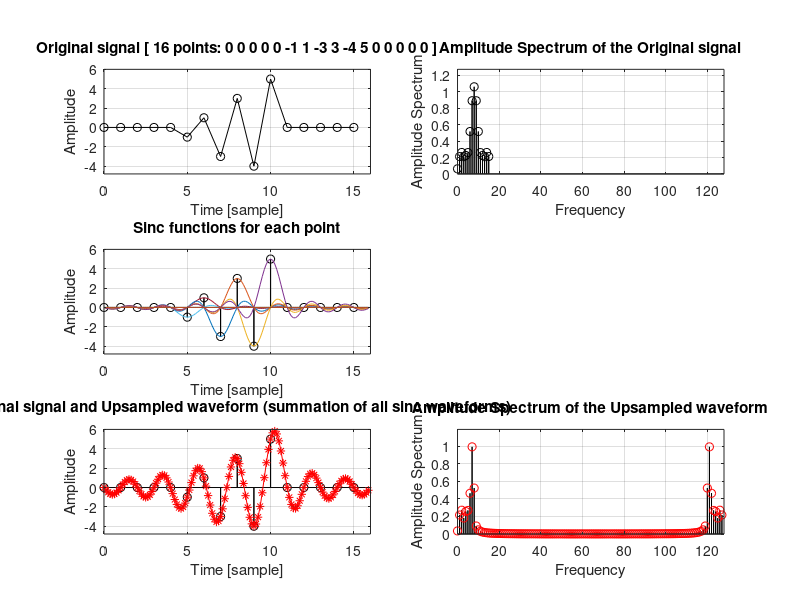

The MATLAB script that drew this image:
%%%%%%%%%%%%%%%%%%%%%%%%%%%%%%%%%%%%%%%%%%%%%%%%%%%%%%%%%%%%%%%%%%%%%%%%%%%
% Sinc Interpolation Demo for Applied Electronic Engineering Class
%  (compatible with Matlab/Octave)
%    by Yoshiki NAGATANI, Kobe City College of Technology
%    https://github.com/nagataniyoshiki
% 
%   rev. 20170509: First version
%%%%%%%%%%%%%%%%%%%%%%%%%%%%%%%%%%%%%%%%%%%%%%%%%%%%%%%%%%%%%%%%%%%%%%%%%%%

clear;

%% Edit this part %%%%%%%%%%%%%%%%%%%%%%%%%%%%%%%%%%%%%%%%%%%%%%%%
% Original Signal
Sig = [0 0 0 0 0 -1 1 -3 3 -4 5 0 0 0 0 0];

% Ratio for Upsampling
UpsamplingRatio = 8;
%%%%%%%%%%%%%%%%%%%%%%%%%%%%%%%%%%%%%%%%%%%%%%%%%%%%%%%%%%%%%%%%%%%%%%%%%%%

% Number of samples / Temporal resolution
Na = size(Sig,2);
dta = 1;
Nb = Na * UpsamplingRatio;
dtb = dta / UpsamplingRatio;

% Time axes
ta = [0:Na-1]*dta;
tb = [0:Nb-1]*dtb;

% Frequency axes
fa = [0:Na-1]*dta;
fb = [0:Nb-1]*dta;

% Prepare figure window
fig1 = figure;
set(fig1,'Name','Sinc Interpolation Demo','position',[10 100 1900 900]);

% Plot original signal
subplot(3,2,1);
plot(ta,Sig,'ko-');
grid on;
axis([0 Na min(Sig)*1.2 max(Sig)*1.2]);
title([sprintf('Original signal [ %d points: ',Na) sprintf('%d ',Sig) ']']);
ylabel('Amplitude');
xlabel('Time [sample]');
drawnow;

% Plot spectrum of original signal
FFT_Sig = fft(Sig)/Na;
subplot(3,2,2);
bar(fa,abs(FFT_Sig),0.01,'k');
hold on;
plot(fa,abs(FFT_Sig),'ko');
grid on;
axis([0 Nb 0 max(abs(FFT_Sig))*1.2]);
title('Amplitude Spectrum of the Original signal');
ylabel('Amplitude Spectrum');
xlabel('Frequency');
drawnow;

% Plot original signal
subplot(3,2,3);
bar(ta,Sig',0.01,'k');
hold on;
plot(ta,Sig,'ko');
grid on;
axis([0 Na min(Sig)*1.2 max(Sig)*1.2]);
title('Sinc functions for each point');
ylabel('Amplitude');
xlabel('Time [sample]');
drawnow;

% Calculate and Show Sinc functions
for n=1:Na
    % Sinc function
    sincwaves(:,n) = Sig(n)*sinc(tb-(n-1));
    % Show waveforms
    subplot(3,2,3);
    plot(tb,sincwaves(:,n),'-');
    drawnow;
end;

% Summation of sinc waves
UpsampledWave = sum(sincwaves,2);

% Plot original signal
subplot(3,2,5);
bar(ta,Sig',0.01,'k');
hold on;
plot(ta,Sig,'ko');
grid on;
axis([0 Na min(Sig)*1.2 max(Sig)*1.2]);
title('Original signal and Upsampled waveform (summation of all sinc waveforms)');
ylabel('Amplitude');
xlabel('Time [sample]');
drawnow;

% Show upsampled waveform
subplot(3,2,5);
plot(tb,UpsampledWave','r*-');
drawnow;

% Plot spectrum of upsampled waveform
FFT_UpsampledWave = fft(UpsampledWave)/Nb;
subplot(3,2,6);
bar(fb,abs(FFT_UpsampledWave),0.01,'r');
hold on;
plot(fb,abs(FFT_UpsampledWave),'ro');
grid on;
axis([0 Nb 0 max(abs(FFT_UpsampledWave))*1.2]);
title('Amplitude Spectrum of the Upsampled waveform');
ylabel('Amplitude Spectrum');
xlabel('Frequency');
